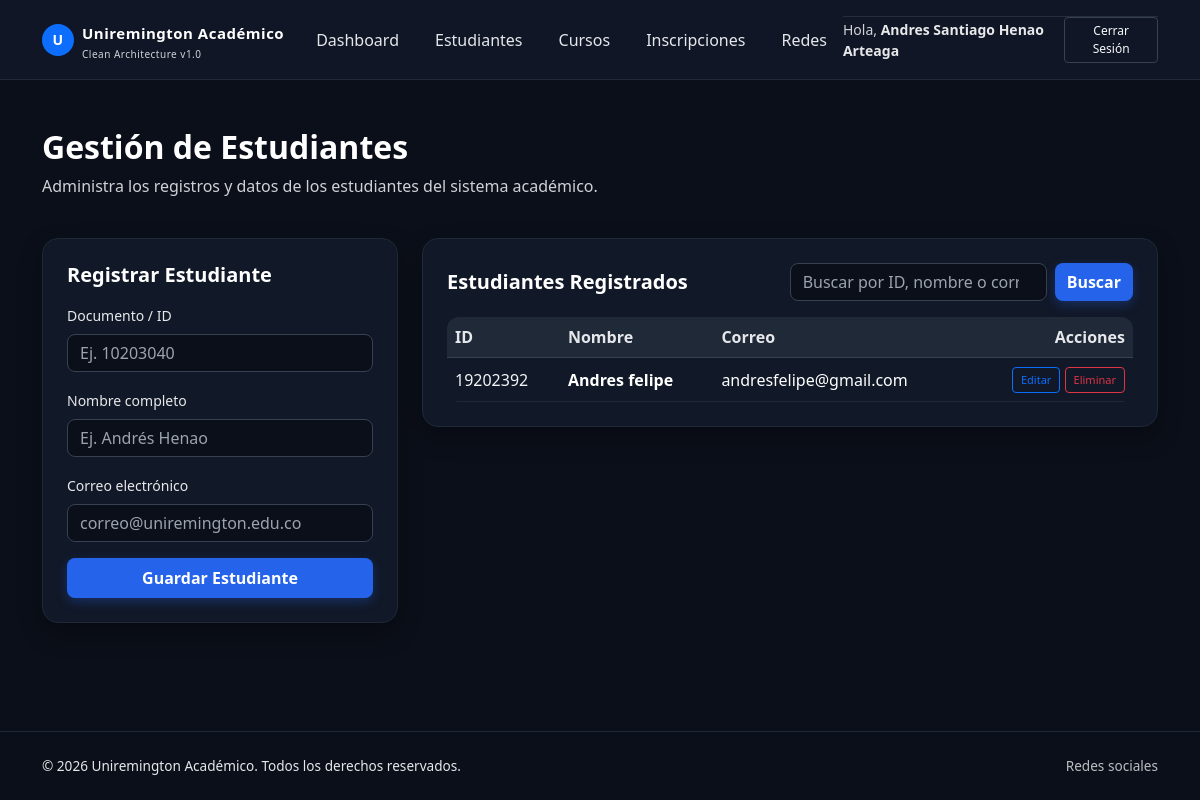
/estudiantes (signed in), run on an earlier commit of the app's database.
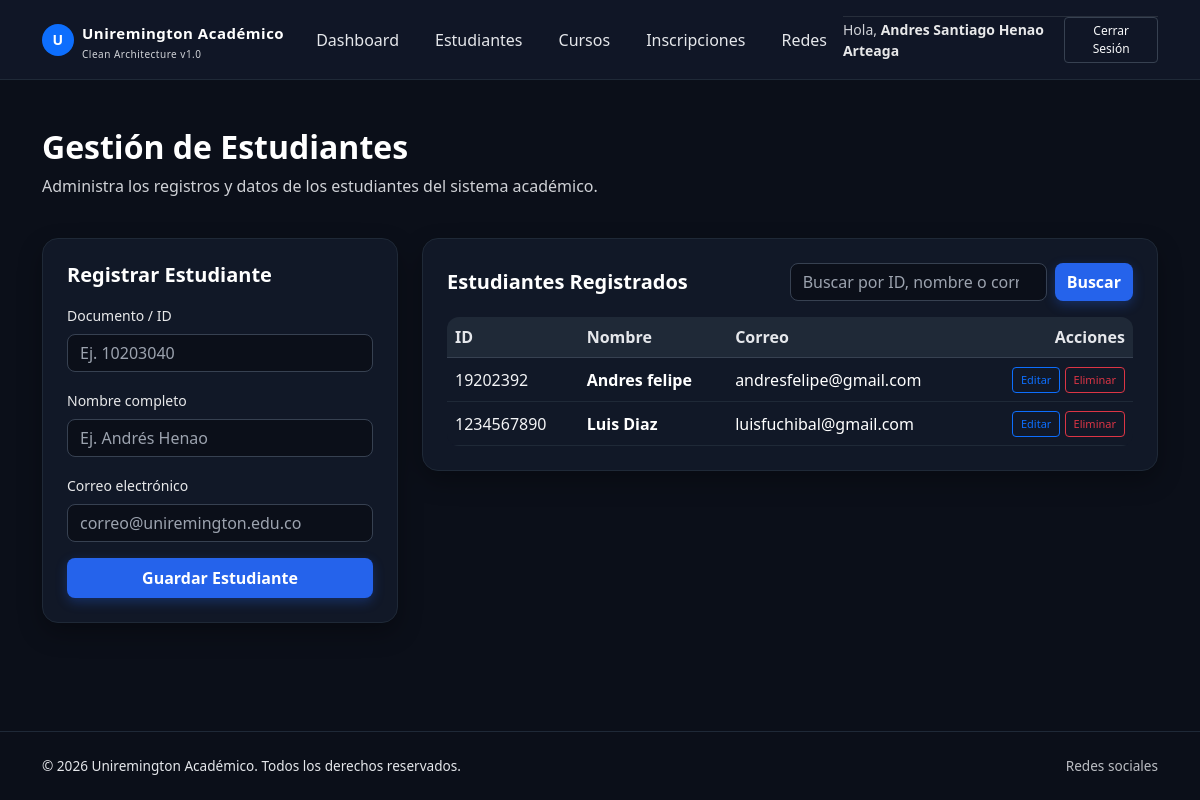
And on a later commit of the database.
### tables this page shows
CREATE TABLE estudiantes (
                    id TEXT PRIMARY KEY,
                    nombre TEXT,
                    correo TEXT
                );

### app.py (the view)
@app.route('/estudiantes')
def estudiantes():
    if 'user_id' not in session: return redirect(url_for('login'))
    busqueda = request.args.get('q', '').strip()
    lista = buscar_estudiantes_uc.ejecutar(busqueda)
    return render_template('estudiantes.html', estudiantes=lista, busqueda=busqueda)

### application/use_cases.py (called while the page is built)
    def ejecutar(self, termino: str):
        return self.repositorio.buscar_estudiantes(termino.strip())

### infrastructure/database.py (called while the page is built)
    def _conectar(self):
        return sqlite3.connect(self.db_name)

    def buscar_estudiantes(self, termino: str):
        termino_escapado = termino.replace("!", "!!").replace("%", "!%").replace("_", "!_")
        patron = f"%{termino_escapado}%"
        with self.db_conn._conectar() as conn:
            cursor = conn.cursor()
            cursor.execute(
                """
                SELECT id, nombre, correo
                FROM estudiantes
                WHERE ? = ''
                   OR id LIKE ? ESCAPE '!'
                   OR nombre LIKE ? ESCAPE '!'
                   OR correo LIKE ? ESCAPE '!'
                ORDER BY nombre COLLATE NOCASE, id
                """,
                (termino, patron, patron, patron),
            )
            return cursor.fetchall()

### templates/estudiantes.html (shortened to what this page needs)
{% extends "base.html" %}
{% block content %}
<div class="row mb-4">
    <div class="col-12">
        <h2 class="fw-bold text-white">Gestión de Estudiantes</h2>
        <p class="text-muted">Administra los registros y datos de los estudiantes del sistema académico.</p>
    </div>
</div>
<div class="row g-4">
    <div class="col-lg-4">
        <div class="card-dark p-4">
            <h5 class="fw-bold text-white mb-3">Registrar Estudiante</h5>
            <form action="/registrar_estudiante" method="POST">
                <div class="mb-3">
                    <label class="form-label text-muted small">Documento / ID</label>
                    <input type="text" name="id" class="form-control" placeholder="Ej. 10203040" required>
                </div>
                <div class="mb-3">
                    <label class="form-label text-muted small">Nombre completo</label>
                    <input type="text" name="nombre" class="form-control" placeholder="Ej. Andrés Henao" required>
                </div>
                <div class="mb-3">
                    <label class="form-label text-muted small">Correo electrónico</label>
                    <input type="email" name="correo" class="form-control" placeholder="correo@uniremington.edu.co" required>
                </div>
                <button type="submit" class="btn btn-primary w-100 py-2">Guardar Estudiante</button>
            </form>
        </div>
    </div>
    <div class="col-lg-8">
        <div class="card-dark p-4">
            <div class="d-flex flex-column flex-md-row justify-content-between align-items-md-center gap-3 mb-3">
                <h5 class="fw-bold text-white mb-0">Estudiantes Registrados</h5>
                <form action="{{ url_for('estudiantes') }}" method="GET" class="d-flex gap-2" role="search">
                    <input id="buscar-estudiante" type="search" name="q" class="form-control"
                           placeholder="Buscar por ID, nombre o correo" value="{{ busqueda }}">
                    <button type="submit" class="btn btn-primary">Buscar</button>
                </form>
            </div>
            <div class="table-responsive">
                <table class="table table-dark-custom align-middle mb-0">
                    <thead>
                        <tr>
                            <th>ID</th>
                            <th>Nombre</th>
                            <th>Correo</th>
                            <th class="text-end">Acciones</th>
                        </tr>
                    </thead>
                    <tbody>
                        {% for est in estudiantes %}
                        <tr>
                            <td>{{ est[0] }}</td>
                            <td class="fw-semibold text-white">{{ est[1] }}</td>
                            <td class="text-white">{{ est[2] }}</td>
                            <td class="text-end">
                                <a href="{{ url_for('editar_estudiante', id=est[0]) }}" class="btn btn-outline-primary btn-sm px-2 py-1" style="font-size: 11px;">Editar</a>
                                <a href="/eliminar_estudiante/{{ est[0] }}" class="btn btn-outline-danger btn-sm px-2 py-1" style="font-size: 11px;">Eliminar</a>
                            </td>
                        </tr>
                        {% endfor %}
                    </tbody>
                </table>
            </div>
        </div>
    </div>
</div>
{% endblock %}

What changed in the data, as far as the page shows it:
added estudiantes: id "1234567890", nombre "Luis Diaz", correo "luisfuchibal@gmail.com"
